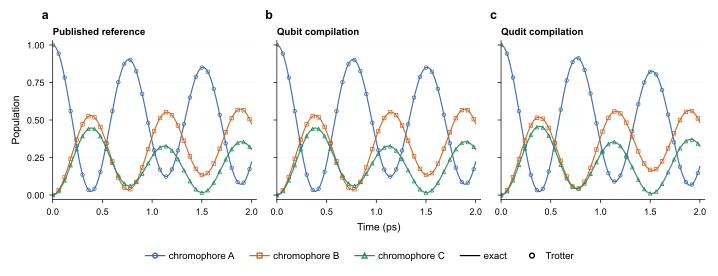

The Python source for this figure:
"""
fig6_three_way.py  --  Three-panel closed-system comparison (Nature-style).

Same data as before -- no physics changes. Layout compressed to a single
1x3 row:

  a  Published reference        (Vu H_cqed Trotter, idealSim_Fock8_10k.out)
  b  Qubit compilation          (Method B, one-hot 3-qubit encoding of H_cqed)
  c  Qudit compilation          (Method A, 4-level qudit encoding of H_lab)

The previous "Method A (reduced)" (fused-QPS) panel has been dropped --
it is algebraically identical to Method A and added no information.

Style: sans-serif Arial-fallback ~7-8 pt, open frame (no top/right
spines), muted Okabe-Ito palette, thin curves + small unfilled markers,
faint dotted y-grid only, single horizontal legend at the bottom.
Two-column revtex4-2 width, vector PDF.

Run:
    python -m figures.fig6_three_way
"""

import os
import re

import numpy as np
import matplotlib
matplotlib.use("Agg")
import matplotlib.pyplot as plt
from matplotlib.lines import Line2D

SCRIPT_DIR = os.path.dirname(os.path.abspath(__file__))
ROOT_DIR   = os.path.dirname(SCRIPT_DIR)
DATA_DIR   = os.path.join(ROOT_DIR, "data")
FIG_DIR    = os.path.join(ROOT_DIR, "figures")


def dp(f):
    return os.path.join(DATA_DIR, f)


# ------------------------------------------------------------------ #
# Palette -- muted Okabe-Ito                                          #
# ------------------------------------------------------------------ #
cols = {
    "A": "#3B6DA5",   # muted blue
    "B": "#C86A2A",   # muted vermillion
    "C": "#2E8A66",   # muted bluish green
}
mk = {"A": "o", "B": "s", "C": "^"}


# ------------------------------------------------------------------ #
# LOAD DATA                                                           #
# ------------------------------------------------------------------ #

vu_path = dp("vu_reference/idealSim_Fock8_10k.out")
print(f"Loading Vu Trotter: {vu_path}")
with open(vu_path) as f:
    lines = f.read().strip().split("\n")


def parse_line(line):
    return np.array(
        [complex(m.group()).real for m in re.finditer(r"\([^)]+\)", line)]
    )


t_vu = parse_line(lines[0])
P_vu = {ch: parse_line(lines[i + 1]) for i, ch in enumerate("ABC")}
if t_vu[-1] < 1e-6:
    t_vu *= 1e12
print(f"  {len(t_vu)} points")


def _load_method(npz_name):
    path = dp(npz_name)
    if not os.path.exists(path):
        print(f"  WARNING: {path} not found")
        return None
    d = np.load(path)
    return {
        "t":    d["t"],
        "t_ex": d["t_exact"],
        "P":    {"A": d["PA"], "B": d["PB"], "C": d["PC"]},
        "P_ex": {"A": d["PA_exact"], "B": d["PB_exact"], "C": d["PC_exact"]},
    }


bq = _load_method("trotter_method_b_qubit_fock8.npz")
aq = _load_method("trotter_method_a_fock8.npz")


# ------------------------------------------------------------------ #
# STYLE                                                               #
# ------------------------------------------------------------------ #

plt.rcParams.update({
    "font.family":       "sans-serif",
    "font.sans-serif":   ["Arial", "Helvetica", "DejaVu Sans"],
    "font.size":         7,
    "axes.titlesize":    7,
    "axes.labelsize":    7.5,
    "xtick.labelsize":   6.5,
    "ytick.labelsize":   6.5,
    "legend.fontsize":   7,
    "axes.linewidth":    0.5,
    "xtick.major.width": 0.5,
    "ytick.major.width": 0.5,
    "xtick.major.size":  2.5,
    "ytick.major.size":  2.5,
    "grid.linewidth":    0.3,
    "grid.color":        "#B8B8B8",
    "lines.linewidth":   0.9,
    "pdf.fonttype":     42,
    "ps.fonttype":      42,
})

# Two-column width; height keeps panels roughly square.
FIG_W = 7.0
FIG_H = 2.7

fig, axes = plt.subplots(
    1, 3,
    figsize=(FIG_W, FIG_H),
    sharex=True, sharey=True,
    gridspec_kw=dict(wspace=0.10),
)


def _open_frame(ax):
    ax.spines["top"].set_visible(False)
    ax.spines["right"].set_visible(False)
    ax.spines["left"].set_linewidth(0.5)
    ax.spines["bottom"].set_linewidth(0.5)
    ax.set_xlim(0, 2.05)
    ax.set_ylim(-0.03, 1.03)
    ax.set_yticks([0.0, 0.25, 0.5, 0.75, 1.0])
    ax.set_xticks([0.0, 0.5, 1.0, 1.5, 2.0])
    ax.tick_params(axis="both", direction="out")
    ax.yaxis.grid(True, alpha=0.4, linestyle=":")
    ax.xaxis.grid(False)
    ax.set_axisbelow(True)


def _add_panel_header(ax, letter, method_name):
    """Bold panel letter outside the axes, top-left; short bold method
    name as a left-aligned title just above the axes."""
    ax.text(-0.02, 1.12, letter,
            transform=ax.transAxes,
            fontsize=9, fontweight="bold",
            ha="right", va="bottom")
    ax.set_title(method_name, loc="left", pad=4, fontweight="bold")


def _plot_curves(ax, t_ex, P_ex, t_tr, P_tr):
    sp = max(1, len(t_tr) // 32)
    for ch in "ABC":
        ax.plot(t_ex, P_ex[ch],
                color=cols[ch], lw=0.85, alpha=0.95)
        ax.scatter(t_tr[::sp], P_tr[ch][::sp],
                   facecolors="none", edgecolors=cols[ch],
                   marker=mk[ch], s=6.5, lw=0.55)


def panel_missing(ax, letter, method_name, hint):
    ax.text(0.5, 0.5, f"data missing\n{hint}",
            transform=ax.transAxes, ha="center", va="center",
            fontsize=6, color="#999999")
    _open_frame(ax)
    _add_panel_header(ax, letter, method_name)


# Panel a: Published reference (Vu H_cqed Trotter)
ax = axes[0]
if bq is not None:
    for ch in "ABC":
        ax.plot(bq["t_ex"], bq["P_ex"][ch],
                color=cols[ch], lw=0.85, alpha=0.95)
sp_vu = max(1, len(t_vu) // 32)
for ch in "ABC":
    ax.scatter(t_vu[::sp_vu], P_vu[ch][::sp_vu],
               facecolors="none", edgecolors=cols[ch],
               marker=mk[ch], s=6.5, lw=0.55)
_open_frame(ax)
_add_panel_header(ax, "a", "Published reference")

# Panel b: Qubit compilation (Method B)
ax = axes[1]
if bq is not None:
    _plot_curves(ax, bq["t_ex"], bq["P_ex"], bq["t"], bq["P"])
    _open_frame(ax)
    _add_panel_header(ax, "b", "Qubit compilation")
else:
    panel_missing(ax, "b", "Qubit compilation", "run trotter_method_b_qubit")

# Panel c: Qudit compilation (Method A)
ax = axes[2]
if aq is not None:
    _plot_curves(ax, aq["t_ex"], aq["P_ex"], aq["t"], aq["P"])
    _open_frame(ax)
    _add_panel_header(ax, "c", "Qudit compilation")
else:
    panel_missing(ax, "c", "Qudit compilation", "run trotter_method_a")

# Y-axis label on leftmost panel only
axes[0].set_ylabel("Population")

# X-axis label under the center panel (visually centered under the row)
axes[1].set_xlabel("Time (ps)")

# Shared legend at the bottom, horizontal, no box
legend_handles = [
    Line2D([0], [0], color=cols["A"], lw=0.85, marker="o",
           markerfacecolor="none", markeredgecolor=cols["A"],
           markersize=3.5, label="chromophore A"),
    Line2D([0], [0], color=cols["B"], lw=0.85, marker="s",
           markerfacecolor="none", markeredgecolor=cols["B"],
           markersize=3.5, label="chromophore B"),
    Line2D([0], [0], color=cols["C"], lw=0.85, marker="^",
           markerfacecolor="none", markeredgecolor=cols["C"],
           markersize=3.5, label="chromophore C"),
    Line2D([0], [0], color="black", lw=0.85, label="exact"),
    Line2D([0], [0], color="black", lw=0, marker="o",
           markerfacecolor="none", markeredgecolor="black",
           markersize=3.5, label="Trotter"),
]

# Reserve room at the bottom for the legend; leave the axes untouched
# by tight_layout so the xlabel + legend can coexist cleanly.
plt.subplots_adjust(left=0.06, right=0.995, top=0.87,
                    bottom=0.28, wspace=0.10)

fig.legend(handles=legend_handles,
           loc="lower center",
           bbox_to_anchor=(0.5, 0.02),
           ncol=5, frameon=False,
           handletextpad=0.4, columnspacing=1.6)

for ext in ["png", "pdf"]:
    out = os.path.join(FIG_DIR, f"fig6_three_way.{ext}")
    plt.savefig(out, dpi=400, bbox_inches="tight")
    print(f"  Saved: {out}")
    out2 = dp(f"fig6_three_way.{ext}")
    plt.savefig(out2, dpi=400, bbox_inches="tight")

plt.close(fig)
print("Done.")
